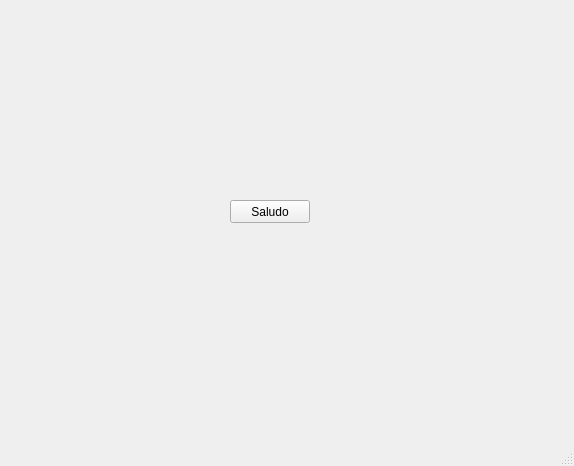
<?xml version="1.0" encoding="UTF-8"?>
<ui version="4.0">
 <class>MainWindow</class>
 <widget class="QMainWindow" name="MainWindow">
  <property name="geometry">
   <rect>
    <x>0</x>
    <y>0</y>
    <width>574</width>
    <height>466</height>
   </rect>
  </property>
  <property name="windowTitle">
   <string>MainWindow</string>
  </property>
  <widget class="QWidget" name="centralwidget">
   <widget class="QPushButton" name="pushButton">
    <property name="geometry">
     <rect>
      <x>230</x>
      <y>200</y>
      <width>80</width>
      <height>23</height>
     </rect>
    </property>
    <property name="text">
     <string>Saludo</string>
    </property>
   </widget>
  </widget>
  <widget class="QMenuBar" name="menubar">
   <property name="geometry">
    <rect>
     <x>0</x>
     <y>0</y>
     <width>574</width>
     <height>20</height>
    </rect>
   </property>
  </widget>
  <widget class="QStatusBar" name="statusbar"/>
 </widget>
 <resources/>
 <connections/>
</ui>
